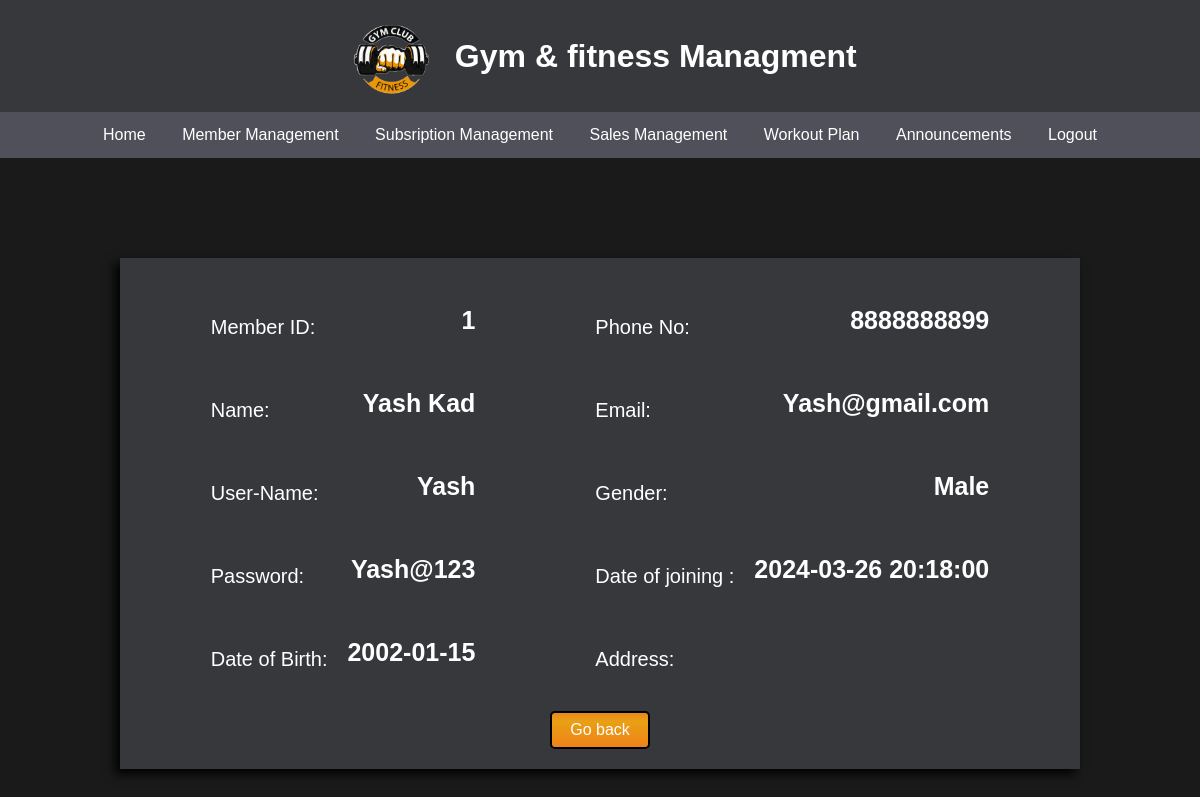
The page /Dashboard/Admin/_Member-view.php?id=1 (signed in) on the database its author committed.
### tables this page shows
CREATE TABLE `members` (
  `member_id` int(11) NOT NULL,
  `member_name` varchar(255) NOT NULL,
  `username` varchar(50) NOT NULL,
  `password` varchar(255) NOT NULL,
  `gender` enum('Male','Female','Other') NOT NULL,
  `dob` date NOT NULL,
  `mobile_no` varchar(15) NOT NULL,
  `address` text DEFAULT NULL,
  `email` varchar(255) NOT NULL,
  `joining_date` timestamp NOT NULL DEFAULT current_timestamp()
);

### Dashboard/Admin/_Member-view.php (the view, shortened to what this page needs)
<html>
    <head>
</head>
</html>
<?php
 if (isset($_SESSION['logged']) && $_SESSION['logged'] == true)
 {
    include '_Aheader.php';
        include('../../Include/_dbconnect.php');
    if(isset($_GET['id']) && is_numeric($_GET['id'])) {
        $member_id = $_GET['id'];
        $sql = "SELECT * FROM members WHERE member_id = $member_id";
        $result = $conn->query($sql);
        if ($result->num_rows > 0) {
            $row = $result->fetch_assoc();
            echo"<div class='form-contanier'>
            <form action='User_profile.php' method='POST'>
            <br />
                <div class='form-content'>
                    <div class='form-content-left'>
                    <div class='form-input-content'>
                    <span class='span-main'>
                        <span class='span-name'>Member ID:</span>
                        <b>{$row['member_id']}</b>
                    </span>
                </div>
                        <div class='form-input-content'>
                            <span class='span-main'>
                                <span class='span-name'>Name:</span>
                                <b>{$row['member_name']}</b>
                            </span>
                        </div>
                        <div class='form-input-content'>
                            <span class='span-main'>
                                <span class='span-name'> User-Name:</span>
                                <b>{$row['username']}</b>
                            </span>
                        </div>
                        <div class='form-input-content'>
                            <span class='span-main'>
                                <span class='span-name'>Password:</span>
                                <b>{$row['password']}</b>
                            </span>
                        </div>
                        <div class='form-input-content'>
                            <span class='span-main'>
                                <span class='span-name'>Date of Birth:</span>
                                <b>{$row['dob']}</b>
                            </span>
                        </div>
                    </div>
                    <div class='form-content-right'>
                        <div class='form-input-content'>
                            <span class='span-main'>
                                <span class='span-name'>Phone No:</span>
                                <b>{$row['mobile_no']}</b>
                            </span>
                        </div>
                        <div class='form-input-content'>
                            <span class='span-main'>
                                <span class='span-name'>Email:</span>
                                <b>{$row['email']}</b>
                            </span>
                        </div>
                        <div class='form-input-content'>
                            <span class='span-main'>
                                <span class='span-name'>Gender:</span>
                                <b>{$row['gender']}</b>
                            </span>
                        </div>
                        <div class='form-input-content'>
                            <span class='span-main'>
                                <span class='span-name'>Date of joining : </span>
                                <b>{$row['joining_date']}</b>
                            </span>
                        </div>
                        <div class='form-input-content'>
                            <span class='span-main'>
                                <span class='span-name'>Address:</span>
                                <b>{$row['address']}</b>
                            </span>
                        </div>
                    </div>
                </div>
                <div class='goback-main'>
                    <button class='goback-btn'>
                        <a href='Admin_member_management.php'class='goback-btn-anch' type='submit'>Go back</a>
                    </button>
                </div>
            </form>
        </div>";
        } else {
            echo "Member not found";
        }
    } else {
        echo "Invalid member ID";
    }
}
?>

### css/User-Dashboard.css (style rules this page uses)
* { margin: 0; padding: 0; font-family: 'Gill Sans', 'Gill Sans MT', Calibri, 'Trebuchet MS', sans-serif; }
body { background-color: #1a1a1a; color:#ffffff; }
button { padding: 10px 20px; font-size: 15px; border-radius: 5px; border: none; background-image: linear-gradient(to top, #ee821a, #ed8c17, #eb9615, #e9a015, #e78918); transition: ease-in-out 0.1s; }
span { padding: 10px 0px 0px 0px; text-align: center; display: block; font-size: 25px; }

### Dashboard/Admin/_Member-view.php (style rules this page uses)
.form-contanier { margin: 100px auto; display: grid; align-content: center; min-height: 400px; background-color: #36383C; width: 60rem; box-shadow: -5px 5px 10px black; color: white; }
.form-content { margin: 0 auto 0; display: flex; justify-content: center; align-items: center; }
.form-input-content { padding: 20px 60px; }
.span-main { display: flex; justify-content: space-between; gap: 20px; }
.span-name { font-size: 20px; }
.goback-main { display: flex; justify-content: center; }
.goback-btn { border: none; background: none; }
.goback-btn-anch { margin: 10px auto; display: block; text-decoration: none; background-image: linear-gradient(to top, #ee821a, #ed8c17, #eb9615, #e9a015, #e78918); color: white; border: 2px solid black; padding: 8px 18px; font-size: 16px; border-radius: 5px; cursor: pointer; transition: ease-in-out 0.2s; }

### rows shown on the page
members: member_id "1", member_name "Yash Kad", username "Yash", password "Yash@123", dob "2002-01-15", mobile_no "8888888899", email "Yash@gmail.com", gender "Male", joining_date "2024-03-26 20:18:00"
